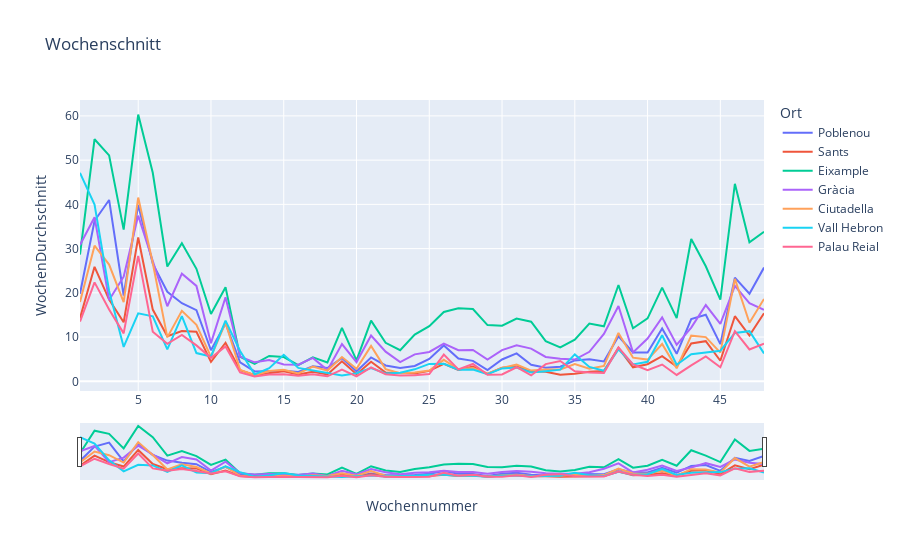

Notebook source saved alongside this figure:
### Code cell
fig2 = px.line(average, x = "Wochennummer", y="WochenDurchschnitt", title="Wochenschnitt", color= "Ort")
fig2.update_xaxes(rangeslider_visible=True)
fig2.show()

### Figure 1 — Plotly figure (JSON) as saved in the notebook; plotly's stock layout.template omitted (floating-point values rounded to 4 significant figures)
{"data": [{"hovertemplate": "Ort=Poblenou<br>Wochennummer=%{x}<br>WochenDurchschnitt=%{y}<extra></extra>", "legendgroup": "Poblenou", "line": {"color": "#636efa", "dash": "solid"}, "mode": "lines", "name": "Poblenou", "orientation": "v", "showlegend": true, "type": "scatter", "x": [1, 2, 3, 4, 5, 6, 7, 8, 9, 10, 11, 12, 13, 14, 15, 16, 17, 18, 19, 20, 21, 22, 23, 24, 25, 26, 27, 28, 29, 30, 31, 32, 33, 34, 35, 36, 37, 38, 39, 40, 41, 42, 43, 44, 45, 46, 47, 48], "xaxis": "x", "y": [19.81, 36.29, 41, 19.4, 39.87, 26.59, 20.23, 17.65, 16.07, 7.023, 13.08, 4.283, 2.227, 2.251, 2.407, 2.13, 3.407, 2.998, 5.243, 2.231, 5.384, 3.572, 3.017, 3.478, 5.055, 8.105, 5.132, 4.625, 2.553, 4.933, 6.297, 3.753, 3.062, 3.281, 4.718, 4.976, 4.494, 10.19, 6.511, 6.498, 11.92, 6.205, 14.09, 15.04, 8.391, 23.45, 19.81, 25.7], "yaxis": "y"}, {"hovertemplate": "Ort=Sants<br>Wochennummer=%{x}<br>WochenDurchschnitt=%{y}<extra></extra>", "legendgroup": "Sants", "line": {"color": "#EF553B", "dash": "solid"}, "mode": "lines", "name": "Sants", "orientation": "v", "showlegend": true, "type": "scatter", "x": [1, 2, 3, 4, 5, 6, 7, 8, 9, 10, 11, 12, 13, 14, 15, 16, 17, 18, 19, 20, 21, 22, 23, 24, 25, 26, 27, 28, 29, 30, 31, 32, 33, 34, 35, 36, 37, 38, 39, 40, 41, 42, 43, 44, 45, 46, 47, 48], "xaxis": "x", "y": [14.28, 25.88, 18.46, 13.34, 32.52, 16.21, 10.2, 11.38, 11.2, 4.401, 8.712, 2.53, 1.421, 1.841, 2.292, 1.546, 2.147, 1.54, 4.532, 1.601, 4.439, 1.963, 1.769, 1.738, 2.349, 3.957, 2.56, 3.357, 1.679, 3.061, 3.35, 2.255, 2.164, 1.491, 1.717, 2.156, 2.314, 7.563, 3.164, 3.871, 5.695, 3.33, 8.539, 9.074, 4.644, 14.72, 10.36, 15.39], "yaxis": "y"}, {"hovertemplate": "Ort=Eixample<br>Wochennummer=%{x}<br>WochenDurchschnitt=%{y}<extra></extra>", "legendgroup": "Eixample", "line": {"color": "#00cc96", "dash": "solid"}, "mode": "lines", "name": "Eixample", "orientation": "v", "showlegend": true, "type": "scatter", "x": [1, 2, 3, 4, 5, 6, 7, 8, 9, 10, 11, 12, 13, 14, 15, 16, 17, 18, 19, 20, 21, 22, 23, 24, 25, 26, 27, 28, 29, 30, 31, 32, 33, 34, 35, 36, 37, 38, 39, 40, 41, 42, 43, 44, 45, 46, 47, 48], "xaxis": "x", "y": [28.65, 54.73, 51.07, 34.28, 60.31, 47.15, 25.95, 31.23, 25.43, 15.22, 21.28, 5.549, 3.941, 5.74, 5.482, 3.66, 5.425, 4.259, 12.06, 4.734, 13.73, 8.699, 7.028, 10.56, 12.45, 15.67, 16.53, 16.35, 12.7, 12.56, 14.18, 13.46, 9.065, 7.662, 9.408, 13.04, 12.43, 21.76, 11.99, 14.21, 21.16, 14.29, 32.16, 26.0, 18.47, 44.66, 31.43, 33.82], "yaxis": "y"}, {"hovertemplate": "Ort=Gràcia<br>Wochennummer=%{x}<br>WochenDurchschnitt=%{y}<extra></extra>", "legendgroup": "Gràcia", "line": {"color": "#ab63fa", "dash": "solid"}, "mode": "lines", "name": "Gràcia", "orientation": "v", "showlegend": true, "type": "scatter", "x": [1, 2, 3, 4, 5, 6, 7, 8, 9, 10, 11, 12, 13, 14, 15, 16, 17, 18, 19, 20, 21, 22, 23, 24, 25, 26, 27, 28, 29, 30, 31, 32, 33, 34, 35, 36, 37, 38, 39, 40, 41, 42, 43, 44, 45, 46, 47, 48], "xaxis": "x", "y": [30.81, 37.1, 18.37, 23.65, 37.46, 27.25, 16.97, 24.34, 21.56, 8.626, 19.02, 5.59, 4.286, 4.809, 3.785, 3.754, 5.29, 2.527, 8.426, 4.341, 10.34, 6.695, 4.354, 6.094, 6.638, 8.534, 7.023, 7.1, 4.912, 7.037, 8.132, 7.391, 5.496, 5.11, 4.905, 6.676, 10.72, 17.03, 6.528, 9.675, 14.45, 8.246, 12.14, 17.25, 12.97, 21.57, 17.68, 16.16], "yaxis": "y"}, {"hovertemplate": "Ort=Ciutadella<br>Wochennummer=%{x}<br>WochenDurchschnitt=%{y}<extra></extra>", "legendgroup": "Ciutadella", "line": {"color": "#FFA15A", "dash": "solid"}, "mode": "lines", "name": "Ciutadella", "orientation": "v", "showlegend": true, "type": "scatter", "x": [1, 2, 3, 4, 5, 6, 7, 8, 9, 10, 11, 12, 13, 14, 15, 16, 17, 18, 19, 20, 21, 22, 23, 24, 25, 26, 27, 28, 29, 30, 31, 32, 33, 34, 35, 36, 37, 38, 39, 40, 41, 42, 43, 44, 45, 46, 47, 48], "xaxis": "x", "y": [17.95, 30.66, 26.39, 17.92, 41.54, 26.75, 9.93, 15.94, 12.79, 5.541, 13.26, 2.592, 1.402, 2.32, 2.626, 1.76, 3.319, 2.418, 5.5, 2.84, 8.005, 2.757, 1.828, 2.014, 2.426, 4.851, 2.704, 2.998, 1.704, 3.04, 3.761, 2.426, 2.683, 2.693, 3.872, 2.828, 3.469, 10.94, 5.339, 4.91, 8.429, 2.928, 10.31, 9.992, 6.479, 23.16, 13.23, 18.62], "yaxis": "y"}, {"hovertemplate": "Ort=Vall Hebron<br>Wochennummer=%{x}<br>WochenDurchschnitt=%{y}<extra></extra>", "legendgroup": "Vall Hebron", "line": {"color": "#19d3f3", "dash": "solid"}, "mode": "lines", "name": "Vall Hebron", "orientation": "v", "showlegend": true, "type": "scatter", "x": [1, 2, 3, 4, 5, 6, 7, 8, 9, 10, 11, 12, 13, 14, 15, 16, 19, 20, 21, 22, 23, 24, 25, 26, 27, 28, 29, 30, 31, 32, 33, 34, 35, 36, 37, 38, 39, 40, 41, 42, 43, 44, 45, 46, 47, 48], "xaxis": "x", "y": [47.12, 39.96, 20.44, 7.774, 15.38, 14.68, 7.203, 14.74, 6.377, 5.615, 13.72, 6.85, 1.559, 2.955, 5.985, 3.022, 1.333, 1.815, 2.972, 1.762, 1.929, 2.708, 3.935, 3.967, 2.636, 2.678, 1.59, 2.906, 3.128, 1.993, 2.287, 2.631, 6.074, 3.256, 2.372, 7.23, 3.789, 4.414, 10.41, 3.729, 6.14, 6.591, 6.922, 10.93, 11.34, 6.298], "yaxis": "y"}, {"hovertemplate": "Ort=Palau Reial<br>Wochennummer=%{x}<br>WochenDurchschnitt=%{y}<extra></extra>", "legendgroup": "Palau Reial", "line": {"color": "#FF6692", "dash": "solid"}, "mode": "lines", "name": "Palau Reial", "orientation": "v", "showlegend": true, "type": "scatter", "x": [1, 2, 3, 4, 5, 6, 7, 8, 9, 10, 11, 12, 13, 14, 15, 16, 17, 18, 19, 20, 21, 22, 23, 24, 25, 26, 27, 28, 29, 30, 31, 32, 33, 34, 35, 36, 37, 38, 39, 40, 41, 42, 43, 44, 45, 46, 47, 48], "xaxis": "x", "y": [13.5, 22.36, 16.25, 10.84, 28.36, 11.19, 8.462, 10.51, 8.113, 5.302, 7.85, 1.994, 1.099, 1.525, 1.579, 1.239, 1.581, 1.12, 2.624, 1.096, 3.15, 1.593, 1.306, 1.362, 1.632, 6.024, 2.68, 3.925, 1.466, 1.559, 3.175, 1.328, 3.881, 4.581, 2.268, 1.974, 1.88, 7.627, 3.813, 2.505, 3.794, 1.434, 3.614, 5.64, 3.171, 11.34, 7.191, 8.53], "yaxis": "y"}], "layout": {"legend": {"title": {"text": "Ort"}, "tracegroupgap": 0}, "title": {"text": "Wochenschnitt"}, "xaxis": {"anchor": "y", "domain": [0, 1], "rangeslider": {"visible": true}, "title": {"text": "Wochennummer"}}, "yaxis": {"anchor": "x", "domain": [0, 1], "title": {"text": "WochenDurchschnitt"}}}}
